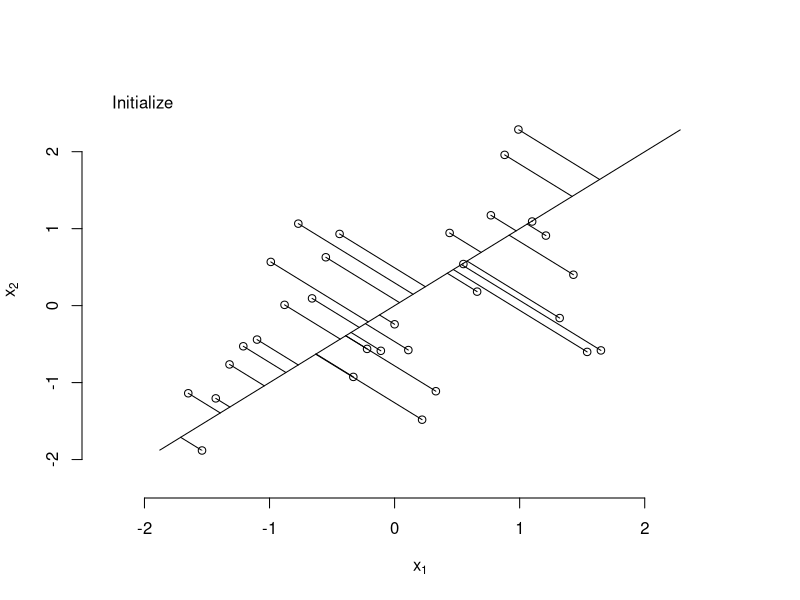
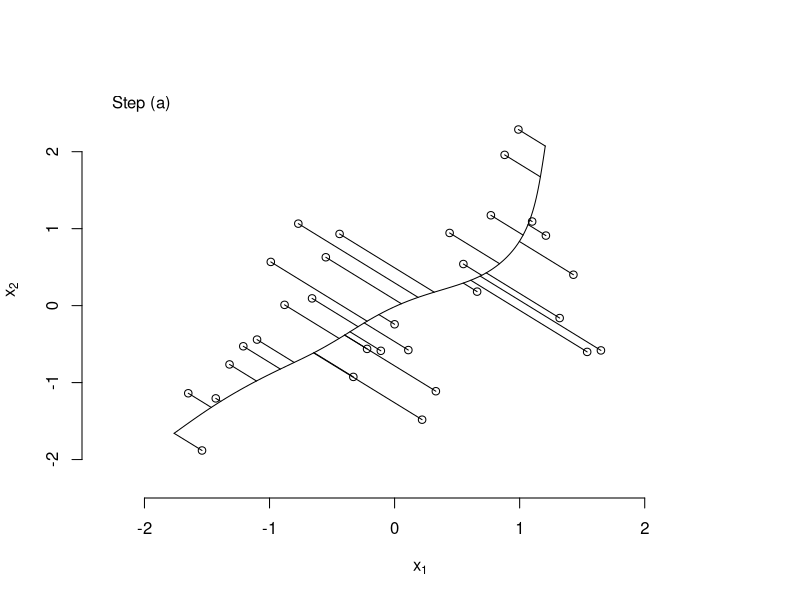
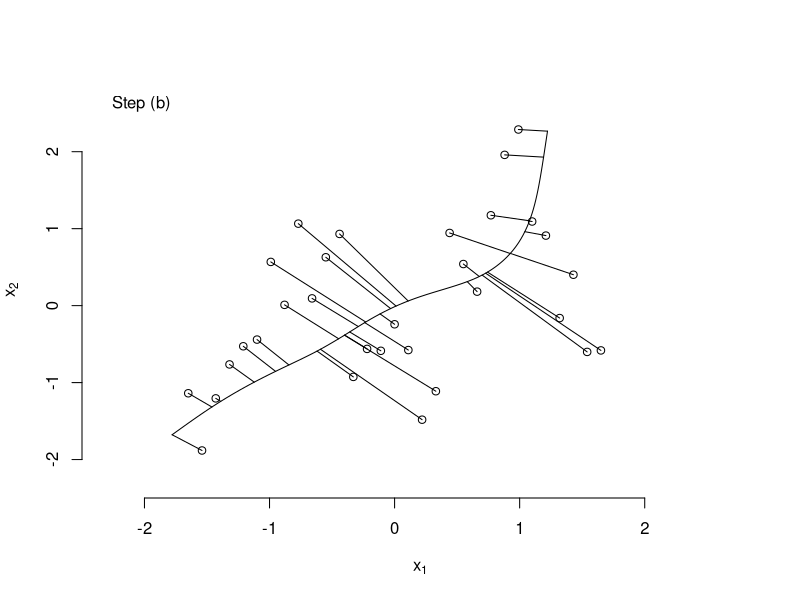
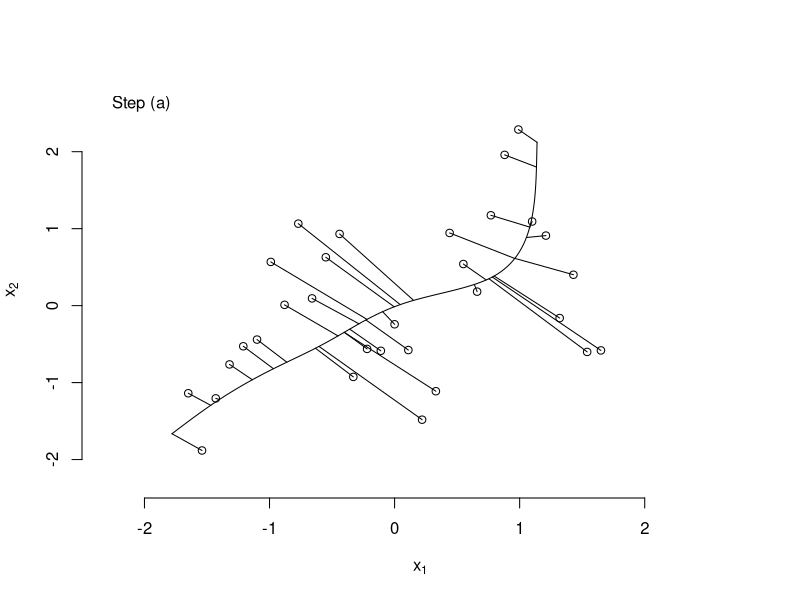
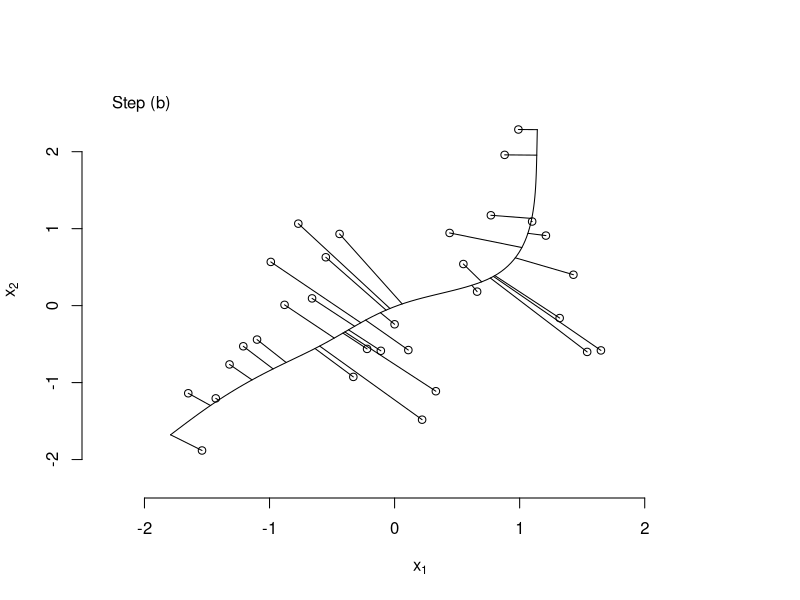
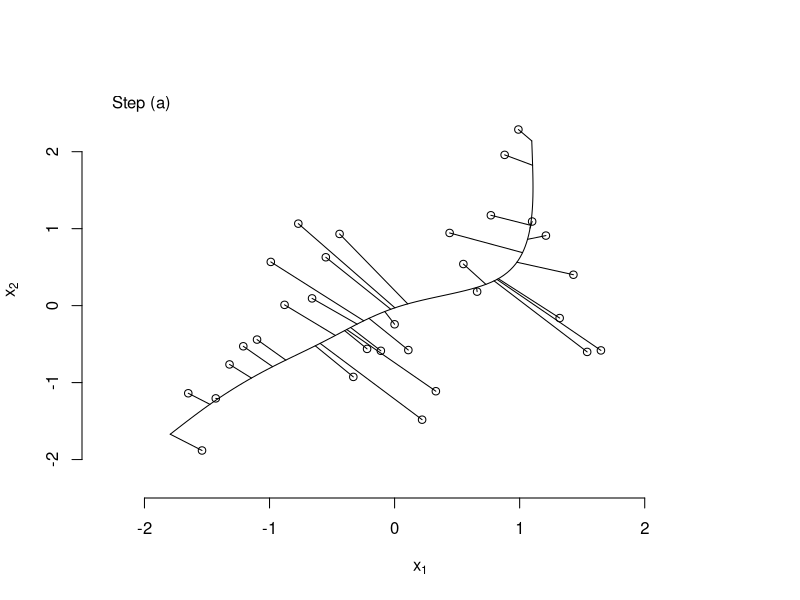
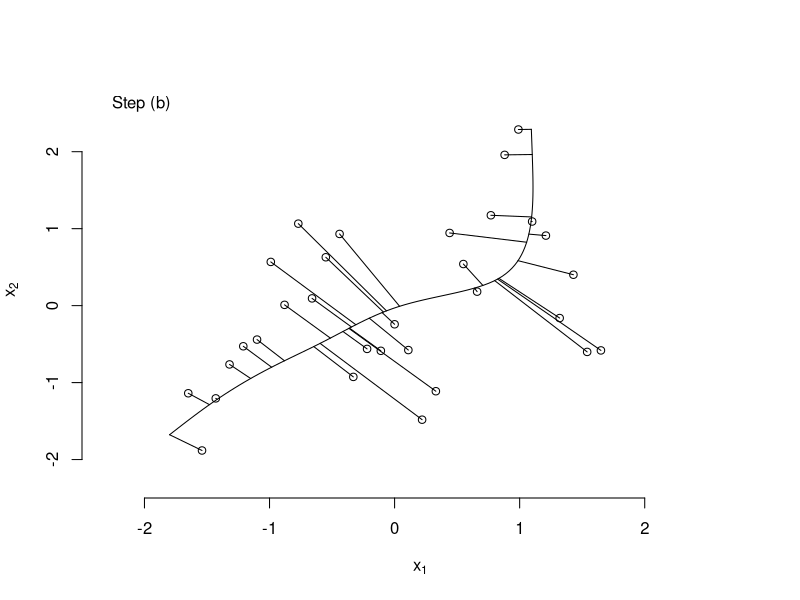

Recreate these plots in R, in order.
#https://www.r-bloggers.com/principal-curves-example-elements-of-statistical-learning/

## generate some bivariate data
set.seed(42)
x1 <- seq(1,10,0.3)
w = .6067;
a0 = 1.6345;
a1 = -.6235;
b1 = -1.3501;
a2 = -1.1622;
b2 = -.9443;
x2 = a0 + a1*cos(x1*w) + b1*sin(x1*w) + a2*cos(2*x1*w) +
  b2*sin(2*x1*w) + rnorm(length(x1),0,3/4)
x <- scale(cbind(x1,x2))
alim <- extendrange(x, f=0.1)
alim_ <- range(x)

## plot centered data
plot(x[,1], x[,2], bty='n',
     xlab=expression(x[1]),
     ylab=expression(x[2]),
     xlim=alim, ylim=alim)
legend("topleft", legend=c("Initialize"), bty="n")

## plot first principal component line
svdx <- svd(x)
clip(alim_[1],alim_[2],alim_[1],alim_[2])
with(svdx, abline(a=0, b=v[2,1]/v[1,1]))

## plot projections of each point onto line
z1 <- with(svdx, x%*%v[,1]%*%t(v[,1]))
segments(x0=x[,1],y0=x[,2],
         x1=z1[,1],y1=z1[,2])

## compute initial lambda (arc-lengths associated with
## orthogonal projections of data onto curve)
lam <- with(svdx, as.numeric(u[,1]*d[1]))

for(itr in 1:3) {
  
  #### step (a) of iterative algorithm ####
  
  ## compute scatterplot smoother in either dimension
  ## increase 'df' to make the curve more flexible
  fit1 <- smooth.spline(x=lam, y=x[,1], df=4)
  fit2 <- smooth.spline(x=lam, y=x[,2], df=4)
  
  ## plot data and the principal curve for a sequence of lambdas
  plot(x[,1], x[,2], bty='n',
       xlab=expression(x[1]),
       ylab=expression(x[2]),
       xlim=alim, ylim=alim)
  legend("topleft", legend=c("Step (a)"), bty="n")
  seq_lam <- seq(min(lam),max(lam),length.out=100)
  lines(predict(fit1, seq_lam)$y, predict(fit2, seq_lam)$y)
  
  ## show points along curve corresponding
  ## to original lambdas
  z1 <- cbind(predict(fit1, lam)$y, predict(fit2, lam)$y)
  segments(x0=x[,1],y0=x[,2],
           x1=z1[,1],y1=z1[,2])
  
  
  #### step (b) of iterative algorithm ####
  
  ## recompute lambdas 
  euc_dist <- function(l, x, f1, f2)
    sum((c(predict(f1, l)$y, predict(f2, l)$y) - x)^2)
  lam <- apply(x,1,function(x0) optimize(euc_dist,
                                         interval=extendrange(lam, f=0.50),
                                         x=x0, f1=fit1, f2=fit2)$minimum)
  
  
  ## show projections associated with recomputed lambdas
  plot(x[,1], x[,2], bty='n',
       xlab=expression(x[1]),
       ylab=expression(x[2]),
       xlim=alim, ylim=alim)
  legend("topleft", legend=c("Step (b)"), bty="n")
  seq_lam <- seq(min(lam),max(lam),length.out=100)
  lines(predict(fit1, seq_lam)$y, predict(fit2, seq_lam)$y)
  z1 <- cbind(predict(fit1, lam)$y, predict(fit2, lam)$y)
  segments(x0=x[,1],y0=x[,2],
           x1=z1[,1],y1=z1[,2])
}